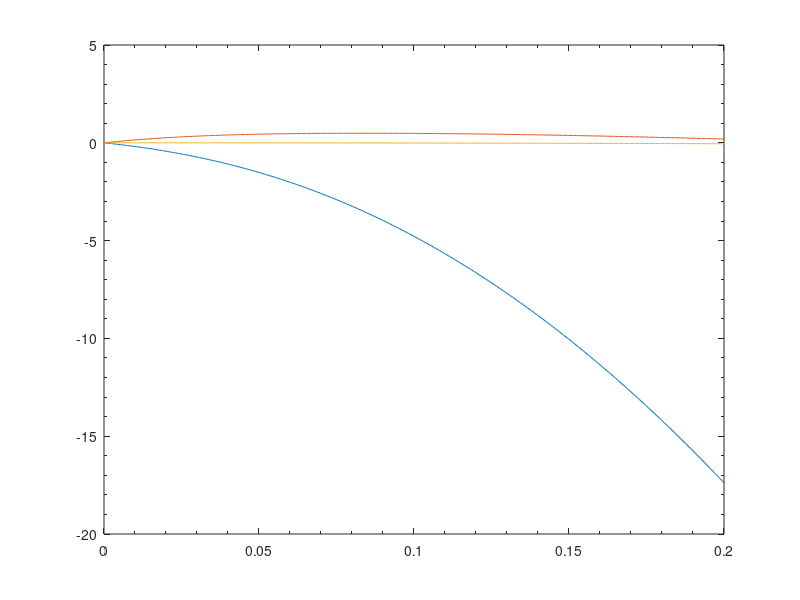

This figure's MATLAB source: (Note: this script raises an error after producing the figure.)
function [groot1,groot2,groot3]=r2()
G=2;Pe=1;D=100;Bni=0.15;M=0.001;
Kmat2=linspace(0,0.2,500);
r2=zeros(500,3);
%three 
groot1=zeros(500,3);
groot2=zeros(500,3);
groot3=zeros(500,3);
Remat=[0.01,0.1,1];

%loop for different Re and K
for i=1:3
Re=Remat(1,i);
for j=1:500
K=Kmat2(1,j);
s = zeros(1,4);
s(1,1)=1;
s(1,2)=(K.^2).*((1./Pe)+(4./Re)+((2.*Bni)./Re));
s(1,3)=(K.^2).*(((4.*K.^2)./(Pe.*Re))+((D.*K.^2)./(2.*Re))-(3./Re)+((D.*M.*G)./Re)+((2.*Bni.*K.^2)./(Pe.*Re)));
s(1,4)=(K.^4./(Pe.*Re)).*((((D.*K.^2)./2)-3));
A = roots(s);
r2(j,1)=A(1,1);
r2(j,2)=A(2,1);
r2(j,3)=A(3,1);
end

%saving root on different matrix
if i==1
groot1=r2;%roots of question5(a)
n="a";
elseif i==2
groot2=r2;%roots of question5(b)
n="b";
elseif i==3
groot3=r2;%roots of question5(c)
n="c";
end

figure(i+5)
plot(Kmat2,r2)
set(gca,'XMinorTick','on','YMinorTick','on')
title("Roots inbuilt function 5",strcat(n))
legend("first root","second root","third root")
xlabel("K")
ylabel("Root of s")
hold on
end




